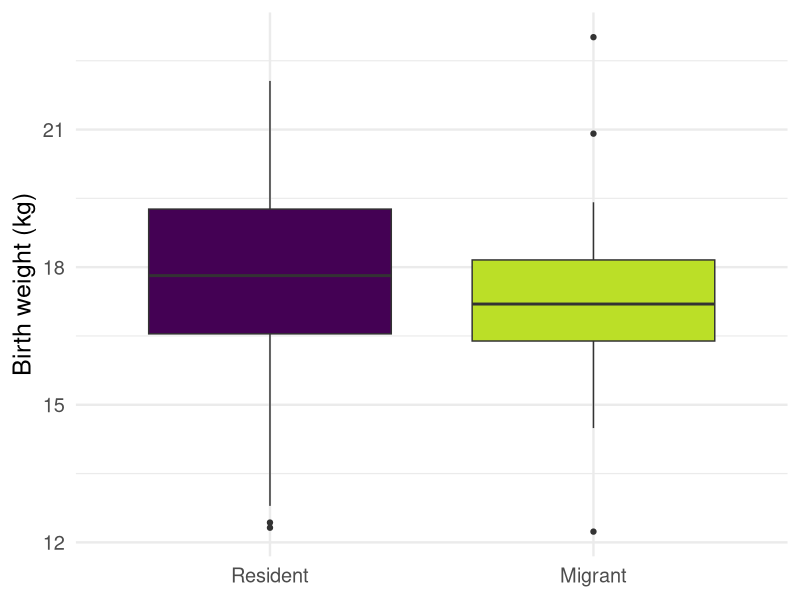
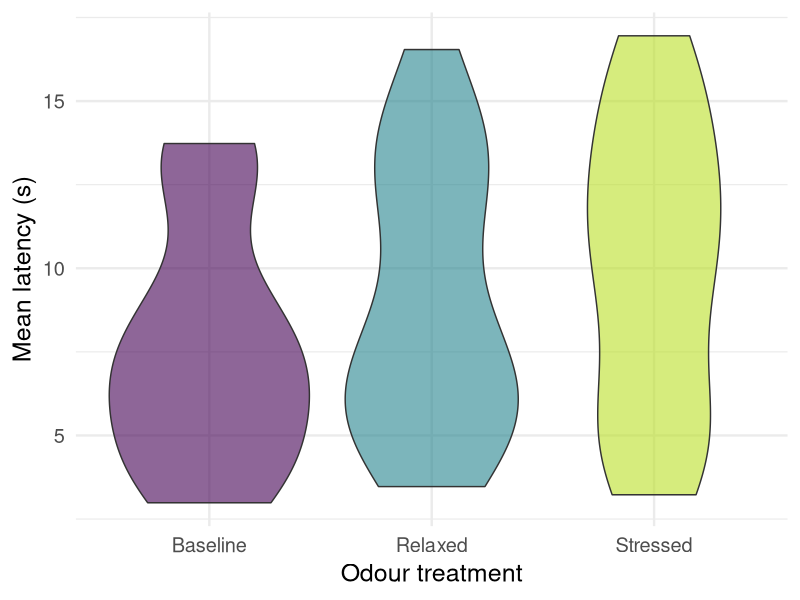
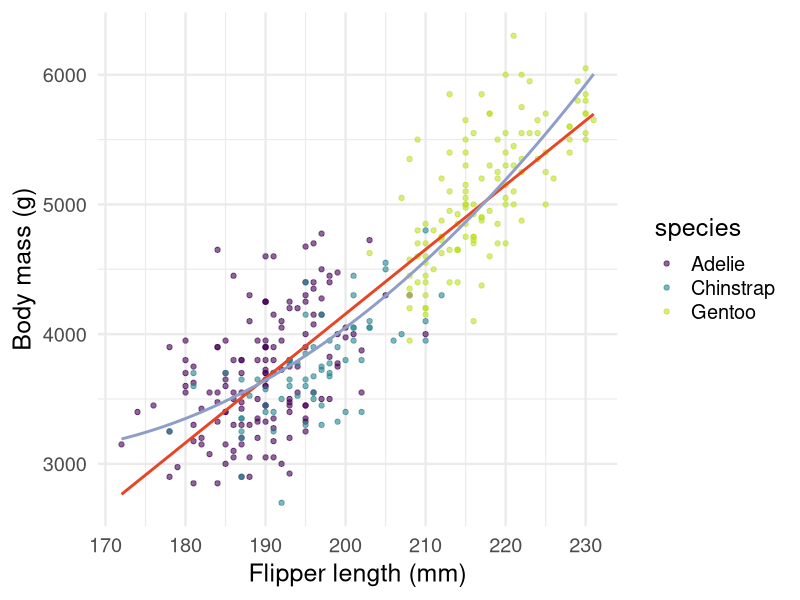
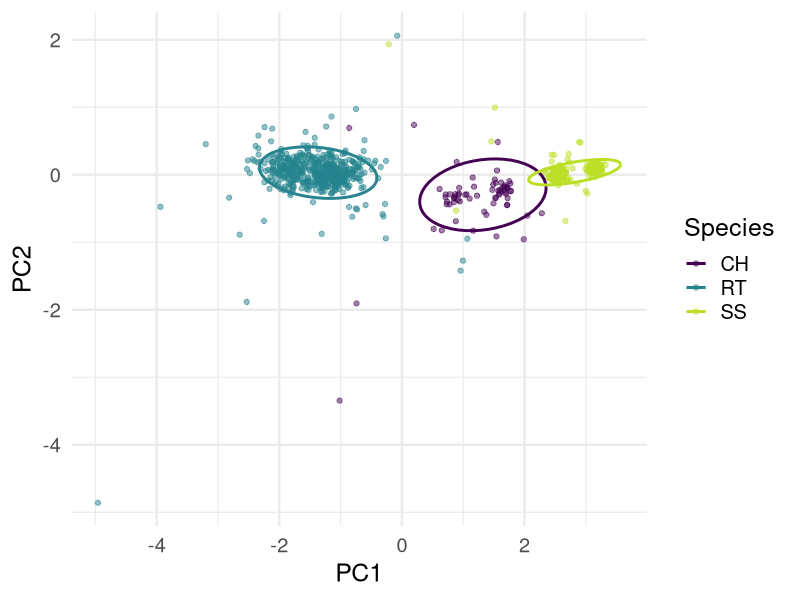

Write the R code that produced these figures, in order.
## ---- chunk 1
#| label: setup-journey
#| include: false
library(ggplot2)
## ---- chunk 2
#| label: elk-birthweight
#| code-fold: true
#| echo: true
#| warning: false
#| message: false
elk <- read.csv("data/elk_calf_clean.csv")
elk$mig_status <- factor(elk$mig_status,
  levels = c("Resident", "Eastern"),
  labels = c("Resident", "Migrant")
)

ggplot(elk, aes(x = mig_status, y = birth_wt, fill = mig_status)) +
  geom_boxplot(show.legend = FALSE) +
  scale_fill_viridis_d(end = 0.9) +
  labs(x = NULL, y = "Birth weight (kg)") +
  theme_minimal(base_size = 18)
## ---- chunk 3
#| label: dog-odour
#| code-fold: true
#| echo: true
#| warning: false
#| message: false
dogs <- read.csv("data/dog_odour_clean.csv")
dogs$treatment <- factor(dogs$treatment,
  levels = c("Baseline", "Relaxed", "Stressed")
)

dog_means <- aggregate(latency ~ dog_id + treatment, data = dogs, FUN = mean)

ggplot(dog_means, aes(x = treatment, y = latency, fill = treatment)) +
  geom_violin(alpha = 0.6) +
  scale_fill_viridis_d(end = 0.9) +
  labs(x = "Odour treatment", y = "Mean latency (s)") +
  theme_minimal(base_size = 18) +
  theme(legend.position = "none")
## ---- chunk 4
#| label: penguin-regression
#| code-fold: true
#| echo: true
#| warning: false
#| message: false
penguins <- palmerpenguins::penguins

ggplot(penguins, aes(x = flipper_length_mm, y = body_mass_g)) +
  geom_point(aes(colour = species), alpha = 0.6) +
  geom_smooth(method = "lm", colour = "#e64626", se = FALSE) +
  geom_smooth(method = "lm", formula = y ~ poly(x, 2), colour = "#8f9ec9", se = FALSE) +
  scale_colour_viridis_d(end = 0.9) +
  labs(x = "Flipper length (mm)", y = "Body mass (g)") +
  theme_minimal(base_size = 18)
## ---- chunk 5
#| label: hawks-pca
#| code-fold: true
#| echo: true
#| warning: false
#| message: false
hawks <- read.csv("data/hawks_clean.csv")
pca <- prcomp(hawks[, c("Wing", "Weight", "Culmen", "Hallux")], scale. = TRUE)
scores <- data.frame(pca$x, Species = hawks$Species)

ggplot(scores, aes(x = PC1, y = PC2, colour = Species)) +
  geom_point(alpha = 0.5) +
  stat_ellipse(linewidth = 1) +
  scale_colour_viridis_d(end = 0.9) +
  labs(x = "PC1", y = "PC2", colour = "Species") +
  theme_minimal(base_size = 18)
